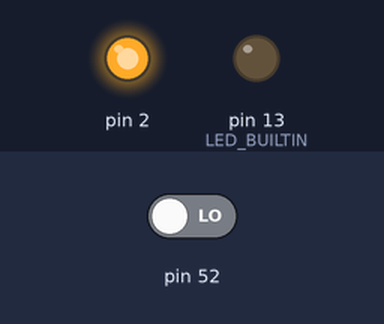
Simulated run of this sketch. Board: Arduino Mega 2560, built with avr-gcc and run on an emulated ATmega2560. On the bench: output pins drawn as LEDs (lit = HIGH). The test bench sets the inputs (shaded band); at power-on: pin 52 LOW.

Above: at 2.7 s.
2.8 s: pin 52 driven HIGH
At 3.9 s:
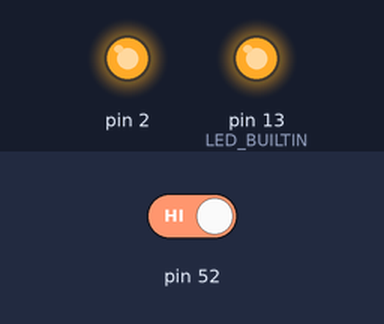
4.3 s: pin 52 driven LOW
At 5.0 s:
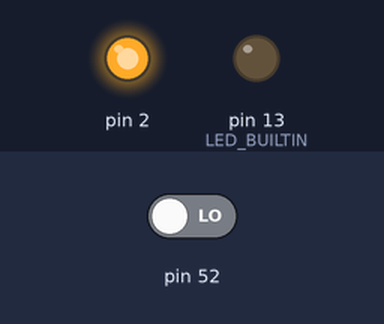
Timing chart, 0 to 7.3 s (numbered marks = the images above; inputs shaded):
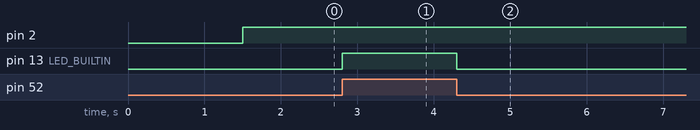

The sketch:

MegaWifiTest.ino
```cpp
void setup() {
  // put your setup code here, to run once:
  Serial.begin(9600);
  delay(1500);
  pinMode(52, INPUT);
  pinMode(LED_BUILTIN, OUTPUT);
  pinMode(2,OUTPUT);
}

void loop() {
  // put your main code here, to run repeatedly:
  int input = digitalRead(52);
  digitalWrite(LED_BUILTIN, input);
  digitalWrite(2,true);
  delay(1);
}
```

Measured:
- after the input at 2.8 s, pin 13 (LED_BUILTIN): LOW → HIGH at once
- after the input at 4.3 s, pin 13 (LED_BUILTIN): HIGH → LOW at once
